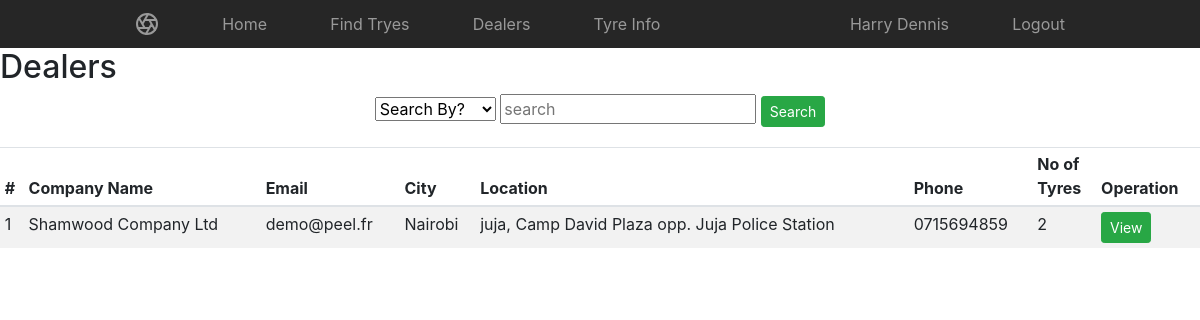
Page /customer/dealers.php (signed in) on the committed database.
### tables this page shows
CREATE TABLE `users` (
  `user_id` int(1) NOT NULL,
  `name` varchar(100) NOT NULL,
  `email` varchar(100) NOT NULL,
  `password` varchar(256) NOT NULL,
  `type` int(1) NOT NULL,
  `city` varchar(100) DEFAULT NULL,
  `location` longtext,
  `phone` varchar(13) DEFAULT NULL
);

### customer/dealers.php (the view, shortened to what this page needs)
<?php
include("../includes/connect.php");
if(!isset($_SESSION['customer'])){
header("location: ../login.php?error=You need to be logged in!");
}else{
?>
<!doctype html>
<html lang="en">
  <head>
<link rel="stylesheet" href="https://maxcdn.bootstrapcdn.com/bootstrap/4.0.0/css/bootstrap.min.css">
    <link href="../css/style.css" rel="stylesheet">
  </head>
  <body>
    <nav class="site-header sticky-top py-1">
  <div class="container d-flex flex-column flex-md-row justify-content-between">
    <a class="py-2" href="#">
    </a>
    <a class="py-2 d-none d-md-inline-block" href="home.php">Home</a>
    <a class="py-2 d-none d-md-inline-block" href="tyres.php">Find Tryes</a>
    <a class="py-2 d-none d-md-inline-block" href="dealers.php">Dealers</a>
    <a class="py-2 d-none d-md-inline-block" href="info.php">Tyre Info</a>
    <a class="py-2 d-none d-md-inline-block" href="#"><?php print $_SESSION['name'];?></a>
    <a class="py-2 d-none d-md-inline-block" href="../processes/logout.php">Logout</a>
  </div>
</nav>
<h2>Dealers</h2>
<div align="center" style="padding-left:0px;padding-bottom:10px">
<form method="POST" action="#">
<select type="text" name="cat" required>
								<option>Search By?</option>
				  </select>
<input type="text" name="name" placeholder="search" required>
<button class="btn btn-sm btn-success" name="search">Search</button>
</form>
</div>
      <div class="table-responsive" style="padding-top:10px">
        <table class="table table-striped table-sm">
          <thead>
            <tr>
              <th>#</th>
              <th>Company Name</th>
              <th>Email</th>
              <th>City</th>
              <th>Location</th>
              <th>Phone</th>
              <th>No of<br/>Tyres</th>
              <th>Operation</th>
            </tr>
          </thead>
          <tbody>
		  <?php
		 if(isset($_POST["search"])){
			  $cat=$_POST["cat"];
			  $search=$_POST["name"];
			  $qry="SELECT * FROM users WHERE $cat like '%$search%' AND type=2 ORDER BY user_id DESC";
		}else{
		  $qry="SELECT * FROM users WHERE type=2 ORDER BY user_id DESC";
		}
          $res = $pdo->query($qry);
          $counter=1;
		  if($res->num_rows > 0){
		  while($row = $res->fetch_assoc()){
			  $dealer=$row["user_id"];
			  $d_qry = "SELECT * FROM tyres WHERE dealer = '$dealer'";
			  $d_res = $pdo->query($d_qry);
			  $d_row = $d_res->num_rows;
		  ?>
            <tr>
              <td><?php echo $counter;?></td>
              <td><?php echo $row["name"];?></td>
              <td><?php echo $row["email"];?></td>
              <td><?php echo $row["city"];?></td>
              <td><?php echo $row["location"];?></td>
              <td><?php echo $row["phone"];?></td>
              <td><?php echo $d_row;?></td>
              <td><a class="btn btn-sm btn-success" href="company_view.php?user_id=<?php echo $row["user_id"];?>">View</a></td>
            </tr>
			<?php
			$counter++;
		  }
		  }else{
		  print "No data";
		  }
			?>
          </tbody>
        </table>
		</div>
      </body>
</html>
<?php
}
?>

### css/style.css (style rules this page uses)
.container { max-width: 960px; }
.site-header { background-color: rgba(0, 0, 0, .85); -webkit-backdrop-filter: saturate(180%) blur(20px); backdrop-filter: saturate(180%) blur(20px); }
.site-header a { color: #999; transition: ease-in-out color .15s; }

### rows in the picture
users: name "Shamwood Company Ltd", email "demo@peel.fr", city "Nairobi", location "juja, Camp David Plaza opp. Juja Police Station", phone "0715694859", d_row "2"

### other values in the picture
$_SESSION['name'] "Harry Dennis"
